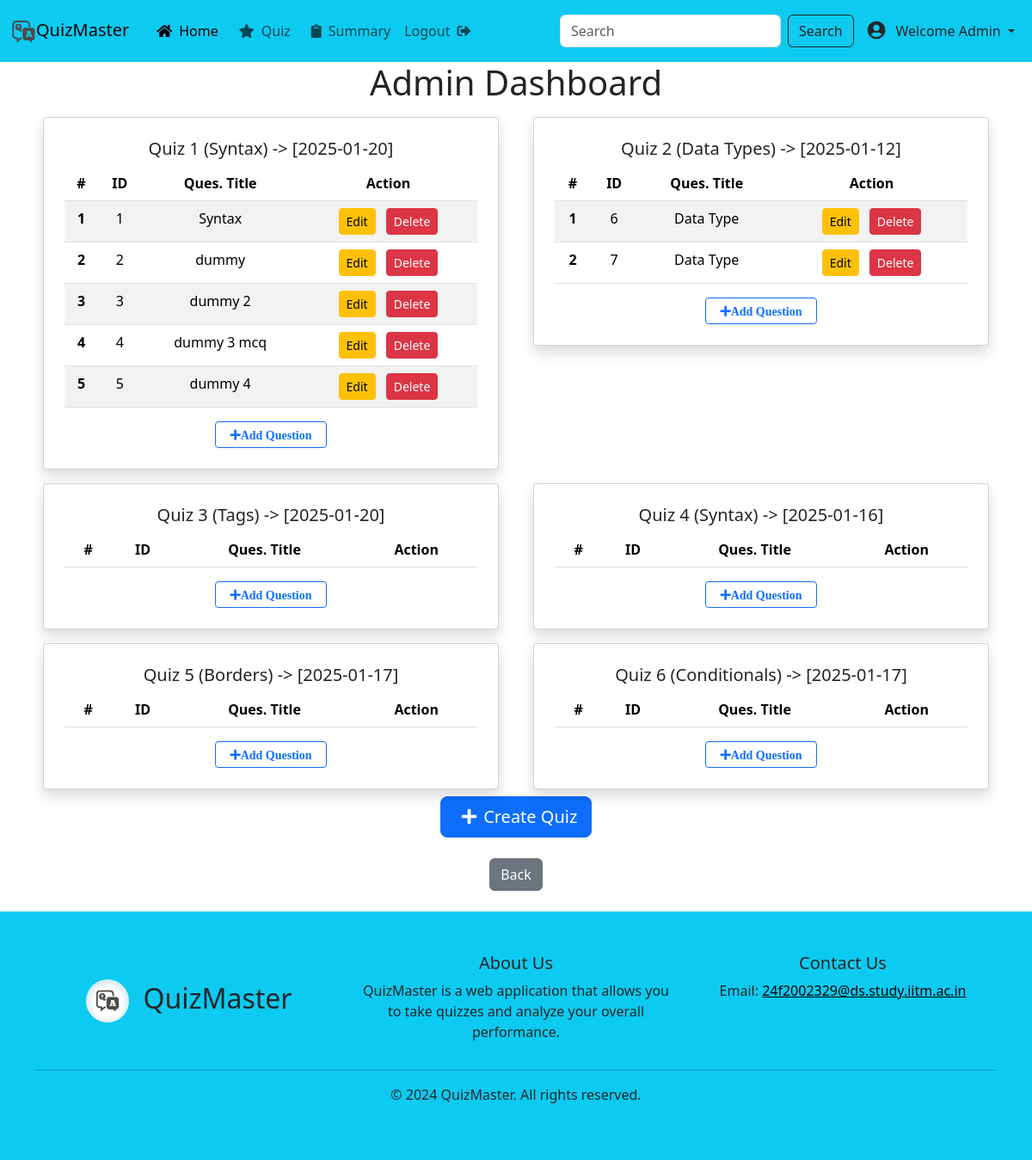
The app's page /admin/quiz (signed in) with its own data.
### app/models/models.py (models this page shows)
class Quiz(db.Model):
    id = db.Column(db.Integer, primary_key=True)
    quiz_date = db.Column(db.DateTime, nullable=True)
    quiz_endtime = db.Column(db.DateTime, nullable=True)
    duration = db.Column(db.Integer, nullable=False)
    status = db.Column(db.String(20), default='pending')
    chapter_id = db.Column(db.Integer, db.ForeignKey('chapter.id'), nullable=False)
    questions = db.relationship('Question', backref='quiz', lazy=True)

class Chapter(db.Model):
    id = db.Column(db.Integer, primary_key=True)
    name = db.Column(db.String(100), nullable=False)
    subject_id = db.Column(db.Integer, db.ForeignKey('subject.id'), nullable=False)
    quizzes = db.relationship('Quiz', backref='chapter', lazy=True)

class Question(db.Model):
    id = db.Column(db.Integer, primary_key=True)
    title = db.Column(db.String(200), nullable=False)
    text = db.Column(db.String(500), nullable=False)
    type = db.Column(db.String(20), nullable=False)
    quiz_id = db.Column(db.Integer, db.ForeignKey('quiz.id'), nullable=False)
    option1 = db.Column(db.String(200), nullable=True)
    option2 = db.Column(db.String(200), nullable=True)
    option3 = db.Column(db.String(200), nullable=True)
    option4 = db.Column(db.String(200), nullable=True)
    correct_options = db.Column(db.String(200), nullable=False)
    marks = db.Column(db.Integer, nullable=False, default=4)
    negative_marks = db.Column(db.Integer, nullable=False, default=0)
    question_image = db.Column(db.String(200), nullable=True, default="")
    option1_image = db.Column(db.String(200), nullable=True, default="")
    option2_image = db.Column(db.String(200), nullable=True, default="")
    option3_image = db.Column(db.String(200), nullable=True, default="")
    option4_image = db.Column(db.String(200), nullable=True, default="")

### app/routes/admin.py (the view)
@admin_blueprint.route('/quiz')
def quiz():
    if session.get('role') != 'admin':
        return "Unauthorized", 403
    quizzes = Quiz.query.all()
    subject = Subject.query.all()
    chapters = Chapter.query.all()
    chapter_dict = {chapter.id: chapter.name for chapter in chapters}
    return render_template('admin/quiz.html' , quizzes=quizzes, subject=subject, chapter_dict=chapter_dict)

### app/templates/admin/quiz.html
{% extends "base.html" %}
{% block content %}
<section class="vh-90 content">
    <div class="container text-center">
        <div class="row">
            <h1>Admin Dashboard</h1>
            {% for quiz in quizzes %}
            <div class="col-md-6">
                <div class="card mx-2 my-2 px-2 py-2 shadow ">
                    <div class="card-body">
                        <h5 class="card-title">Quiz {{ quiz.id }} ({{ chapter_dict[quiz.chapter_id] }}) -> [{{ quiz.quiz_date.strftime('%Y-%m-%d')}}]</h5>
                        <table class="table table-striped">
                            <thead>
                                <tr>
                                    <th scope="col">#</th>
                                    <th scope="col">ID</th>
                                    <th scope="col">Ques. Title</th>
                                    <th scope="col">Action</th>
                                </tr>
                            </thead>
                            <tbody>
                                {% for question in quiz.questions %}
                                <tr>
                                    <th scope="row">{{ loop.index }}</th>
                                    <td>{{ question.id }}</td>
                                    <td>{{ question.title }}</td>
                                    <td>
                                        <a class="btn btn-warning btn-sm mx-1" href="{{ url_for('admin.edit_question', question_id=question.id) }}">Edit</a>
                                        <a class="btn btn-danger btn-sm mx-1" href="{{ url_for('admin.delete_question', question_id=question.id) }}">Delete</a>
                                    </td>
                                </tr>
                                {% endfor %}
                            </tbody>
                        </table>
                        <a href="{{ url_for('admin.add_question', quiz_id=quiz.id) }}" class="btn btn-outline-primary btn-sm"><i class="fas fa-plus px-2">Add Question</i></a>
                    </div>
                </div>
            </div>
            {% endfor %}
        </div>
    </div>
    <div class="container text-center">
            <a href="{{url_for('admin.create_quiz')}}" class="btn btn-primary create-quiz-btn btn-lg mb-2"><i class="fas fa-plus px-2"></i>Create Quiz</a>
    </div>
    <div class="text-center">
        <button onclick="history.back()" class="btn btn-secondary mt-3 mb-4">Back</button>
    </div>
</section>
{% endblock %}

### app/static/css/style.css (style rules this page uses)
body, html { height: 90vh; }
.content { min-height: 80vh; }
.card { border-radius: 4px; background: #fff; box-shadow: 0 6px 10px rgba(0,0,0,.08), 0 0 6px rgba(0,0,0,.05); transition: .3s transform cubic-bezier(.155,1.105,.295,1.12),.3s box-shadow,.3s -webkit-transform cubic-bezier(.155,1.105,.295,1.12); padding: 14px 80px 18px 36px; cursor: pointer; }

### records on screen
Quiz: id "1", quiz_date "2025-01-20"
Chapter: name "Syntax"
Question: id "1", title "Syntax"
Question: id "2", title "dummy"
Question: id "3", title "dummy 2"
Question: id "4", title "dummy 3 mcq"
Question: id "5", title "dummy 4"
Quiz: id "2", quiz_date "2025-01-12"
Chapter: name "Data Types"
Question: id "6", title "Data Type"
Question: id "7", title "Data Type"
Quiz: id "3", quiz_date "2025-01-20"
Chapter: name "Tags"
Quiz: id "4", quiz_date "2025-01-16"
Quiz: id "5", quiz_date "2025-01-17"
Chapter: name "Borders"
Quiz: id "6", quiz_date "2025-01-17"
Chapter: name "Conditionals"
